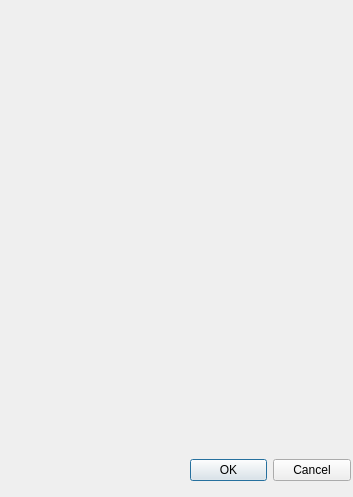
<?xml version="1.0" encoding="UTF-8"?>
<ui version="4.0">
 <class>MoveToTagDialog</class>
 <widget class="QDialog" name="MoveToTagDialog">
  <property name="geometry">
   <rect>
    <x>0</x>
    <y>0</y>
    <width>353</width>
    <height>497</height>
   </rect>
  </property>
  <property name="windowTitle">
   <string>Move the Tag</string>
  </property>
  <widget class="QWidget" name="MoveToTagWidget">
   <property name="geometry">
    <rect>
     <x>190</x>
     <y>450</y>
     <width>161</width>
     <height>41</height>
    </rect>
   </property>
   <layout class="QVBoxLayout" name="movetoTagBtn">
    <item>
     <widget class="QDialogButtonBox" name="buttonBox">
      <property name="sizePolicy">
       <sizepolicy hsizetype="Fixed" vsizetype="Fixed">
        <horstretch>0</horstretch>
        <verstretch>0</verstretch>
       </sizepolicy>
      </property>
      <property name="minimumSize">
       <size>
        <width>100</width>
        <height>0</height>
       </size>
      </property>
      <property name="whatsThis">
       <string/>
      </property>
      <property name="locale">
       <locale language="Chinese" country="China"/>
      </property>
      <property name="orientation">
       <enum>Qt::Horizontal</enum>
      </property>
      <property name="standardButtons">
       <set>QDialogButtonBox::Cancel|QDialogButtonBox::Ok</set>
      </property>
     </widget>
    </item>
   </layout>
  </widget>
  <widget class="QWidget" name="layoutWidget">
   <property name="geometry">
    <rect>
     <x>7</x>
     <y>9</y>
     <width>341</width>
     <height>441</height>
    </rect>
   </property>
   <layout class="QVBoxLayout" name="movtoTagTree"/>
  </widget>
 </widget>
 <resources/>
 <connections>
  <connection>
   <sender>buttonBox</sender>
   <signal>rejected()</signal>
   <receiver>MoveToTagDialog</receiver>
   <slot>reject()</slot>
   <hints>
    <hint type="sourcelabel">
     <x>295</x>
     <y>458</y>
    </hint>
    <hint type="destinationlabel">
     <x>286</x>
     <y>274</y>
    </hint>
   </hints>
  </connection>
 </connections>
</ui>
